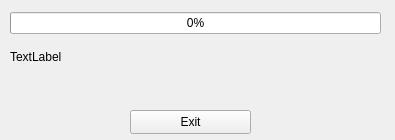
<?xml version="1.0" encoding="UTF-8"?>
<ui version="4.0">
 <class>IndicatorForm</class>
 <widget class="QWidget" name="IndicatorForm">
  <property name="geometry">
   <rect>
    <x>0</x>
    <y>0</y>
    <width>395</width>
    <height>140</height>
   </rect>
  </property>
  <property name="maximumSize">
   <size>
    <width>395</width>
    <height>140</height>
   </size>
  </property>
  <property name="windowTitle">
   <string>Running...</string>
  </property>
  <property name="windowIcon">
   <iconset>
    <normaloff>pic/wifisoftap_litle.png</normaloff>pic/wifisoftap_litle.png</iconset>
  </property>
  <widget class="QWidget" name="layoutWidget">
   <property name="geometry">
    <rect>
     <x>10</x>
     <y>12</y>
     <width>371</width>
     <height>61</height>
    </rect>
   </property>
   <layout class="QVBoxLayout" name="verticalLayout">
    <item>
     <widget class="QProgressBar" name="ProgressDo">
      <property name="value">
       <number>0</number>
      </property>
     </widget>
    </item>
    <item>
     <widget class="QLabel" name="Log">
      <property name="text">
       <string>TextLabel</string>
      </property>
     </widget>
    </item>
   </layout>
  </widget>
  <widget class="QPushButton" name="ExitDialog">
   <property name="geometry">
    <rect>
     <x>130</x>
     <y>110</y>
     <width>121</width>
     <height>24</height>
    </rect>
   </property>
   <property name="maximumSize">
    <size>
     <width>500</width>
     <height>16777215</height>
    </size>
   </property>
   <property name="text">
    <string>Exit</string>
   </property>
  </widget>
 </widget>
 <resources/>
 <connections>
  <connection>
   <sender>ExitDialog</sender>
   <signal>clicked()</signal>
   <receiver>IndicatorForm</receiver>
   <slot>close()</slot>
   <hints>
    <hint type="sourcelabel">
     <x>214</x>
     <y>164</y>
    </hint>
    <hint type="destinationlabel">
     <x>388</x>
     <y>161</y>
    </hint>
   </hints>
  </connection>
 </connections>
</ui>
